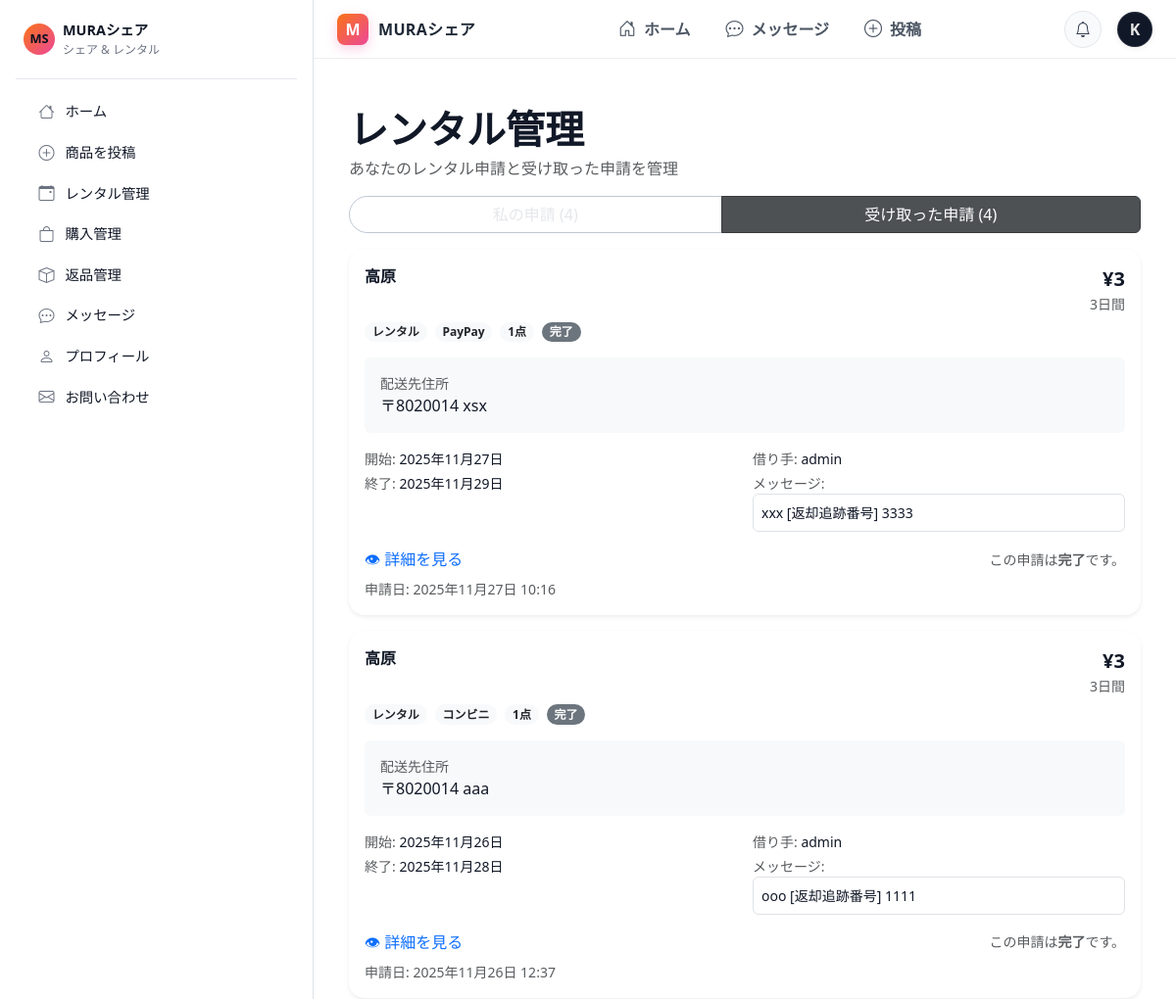
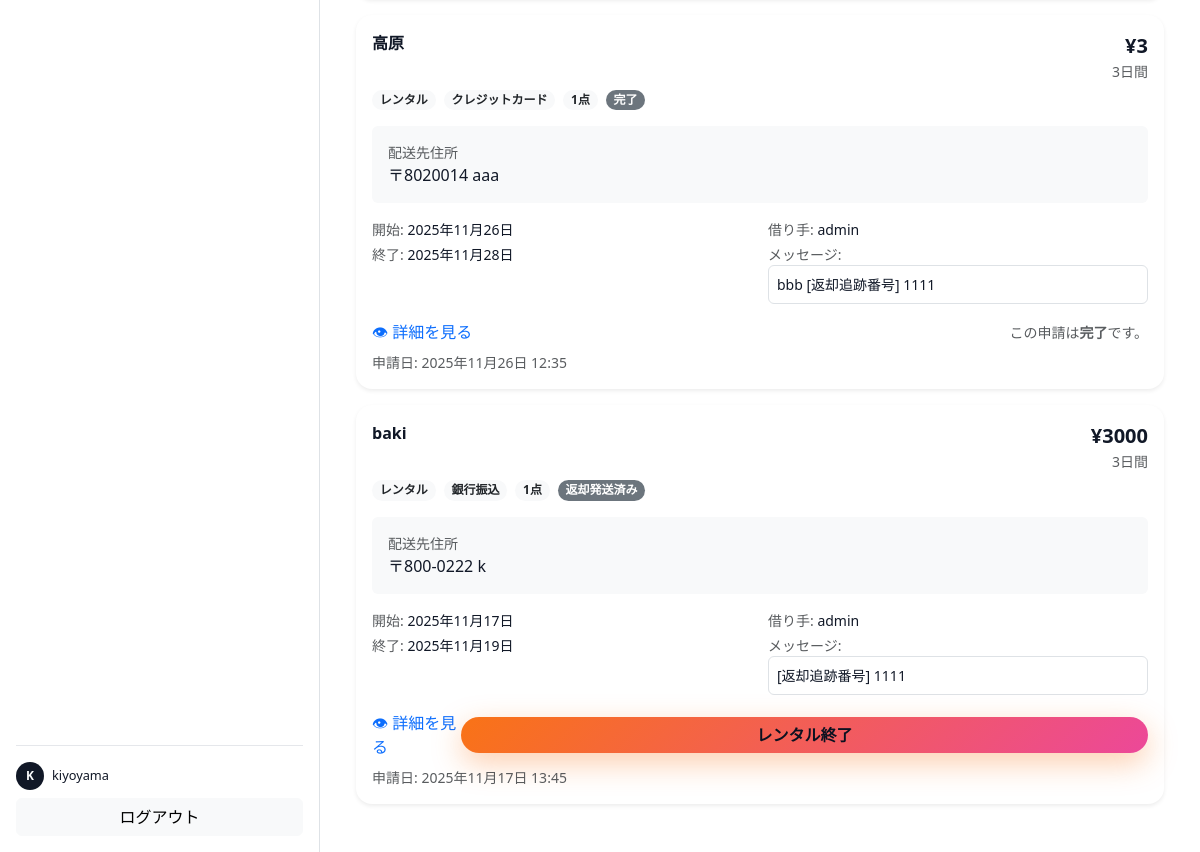
The page /rentals/manage/ (signed in) on the database as committed earlier (2 pictures, top to bottom).
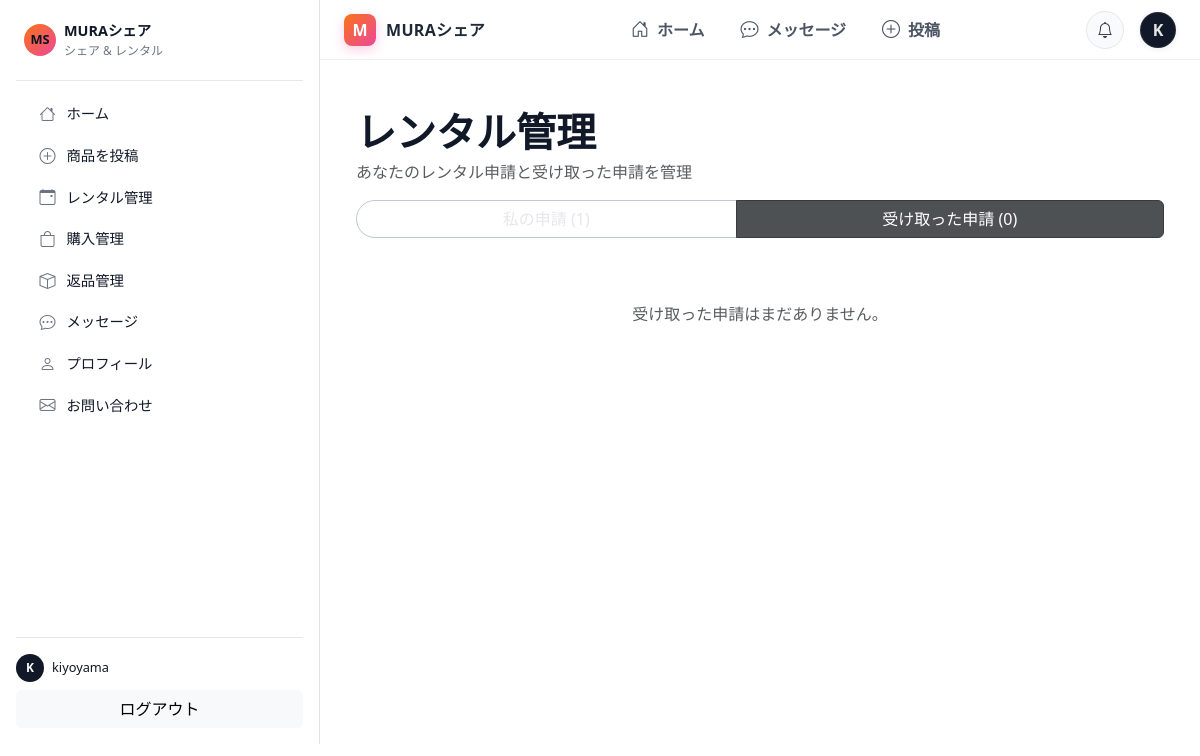
The same page on the database as committed later.
### marketplace/models.py (models this page shows, shortened)
class RentalApplication(models.Model):
    class OrderType(models.TextChoices):
        RENTAL = 'rental', 'レンタル'
        PURCHASE = 'purchase', '購入'
    class Status(models.TextChoices):
        PENDING         = 'pending',        '申請中'
        APPROVED        = 'approved',       '承認済み'      # ← 表示名はお好みで
        SHIPPED         = 'shipped',        '発送済み'      # ← 追加
        RECEIVED        = 'received',       '受取完了'      # ← 将来用（借り手確認）
        RETURN_SHIPPED  = 'return_shipped', '返却発送済み'  # ← 将来用（借り手返送）
        COMPLETED       = 'completed',      '完了'          # ← 将来用（出品者確認）
        REJECTED        = 'rejected',       '却下'
        CANCELLED       = 'cancelled',      'キャンセル'
    product = models.ForeignKey('marketplace.Product',
                                on_delete=models.CASCADE,
                                related_name='applications')
    owner   = models.ForeignKey(settings.AUTH_USER_MODEL,
                                on_delete=models.CASCADE,
                                related_name='received_applications')
    renter  = models.ForeignKey(settings.AUTH_USER_MODEL,
                                on_delete=models.CASCADE,
                                related_name='sent_applications')
    order_type = models.CharField(max_length=10, choices=OrderType.choices)
    quantity   = models.PositiveIntegerField(default=1)
    start_date = models.DateField(blank=True, null=True)
    end_date   = models.DateField(blank=True, null=True)
    postal_code = models.CharField(max_length=20, blank=True)
    address     = models.CharField(max_length=255, blank=True)
    PAYMENT_CHOICES = [
        ('card',        'クレジットカード'),
        ('convenience', 'コンビニ'),
        ('paypay',      'PayPay'),
        ('bank',        '銀行振込'),
    ]
    payment_method = models.CharField(max_length=20, choices=PAYMENT_CHOICES)
    message        = models.TextField(blank=True)
    tracking_number = models.CharField(max_length=50, blank=True, default="")
    status     = models.CharField(max_length=20, choices=Status.choices, default=Status.PENDING)
    created_at = models.DateTimeField(auto_now_add=True)
    class Meta:
        ordering = ['-created_at']

class Product(models.Model):
    class Status(models.IntegerChoices):
        DRAFT    = 0, "下書き"
        LISTED   = 1, "出品中"
        RENTED   = 2, "貸出中"
        SOLD     = 3, "販売済"
        ARCHIVED = 9, "アーカイブ"
    class Availability(models.TextChoices):
        RENTAL_ONLY   = "レンタルのみ", "レンタルのみ"
        SALE_ONLY     = "販売のみ", "販売のみ"
        BOTH          = "レンタル・販売両方", "レンタル・販売両方"
    owner = models.ForeignKey(User, on_delete=models.CASCADE, related_name="products")
    title = models.CharField(max_length=120)
    description = models.TextField(blank=True)
    category = models.CharField(max_length=60)
    availability_type = models.CharField(
        max_length=20,
        choices=Availability.choices,
        default=Availability.BOTH,
    )
    price_per_day = models.PositiveIntegerField(null=True, blank=True)  # レンタル1日あたり
    price_buy = models.PositiveIntegerField(null=True, blank=True)      # 販売価格
    min_rental_days = models.PositiveIntegerField(default=1)
    max_rental_days = models.PositiveIntegerField(default=30)
    stock_quantity = models.PositiveIntegerField(default=1)
    available_quantity = models.PositiveIntegerField(default=1)
    condition = models.CharField(max_length=30, blank=True)
    owner_notes = models.TextField(blank=True)
    status = models.IntegerField(choices=Status.choices, default=Status.LISTED)
    created_at = models.DateTimeField(auto_now_add=True)

### frontend/views.py (the view)
# urls.py: path("rentals/manage/", views.rental_manage, name="rental_manage"),
@login_required
def rental_manage(request):
    apps = list(RentalApplication.objects.filter(owner=request.user).select_related("product","renter").order_by("-created_at"))
    for a in apps:
        a.calc_days = None
        a.calc_price = None
        if a.order_type == RentalApplication.OrderType.RENTAL and a.start_date and a.end_date:
            a.calc_days = (a.end_date - a.start_date).days + 1
            daily = getattr(a.product, "price_per_day", 0) or 0
            a.calc_price = daily * (a.calc_days or 0) * (a.quantity or 1)
        elif a.order_type == RentalApplication.OrderType.PURCHASE:
            price_buy = getattr(a.product, "price_buy", 0) or 0
            a.calc_price = price_buy * (a.quantity or 1)
    ctx = {
        "applications": apps,
        "active_tab": "received",
        "received_count": len(apps),
        "mine_count": RentalApplication.objects.filter(renter=request.user).count(),
    }
    return render(request, "frontend/rentals/manage.html", ctx)

### templates/frontend/rentals/manage.html (shortened to what the changed rows need)
{% extends "base.html" %}
{% load humanize %}
{% block content %}
<div class="container-xxl py-4">
  <h1 class="fw-bold mb-1">レンタル管理</h1>
  <div class="text-muted mb-3">あなたのレンタル申請と受け取った申請を管理</div>
  <div class="btn-group w-100 mb-3" role="group">
    <a class="btn btn-outline-secondary {% if active_tab != 'received' %}active{% endif %}"
       href="{% url 'frontend:my_applications' %}">
      私の申請 ({{ mine_count|default:0 }})
    </a>
    <a class="btn btn-dark {% if active_tab == 'received' %}active{% endif %}"
       href="{% url 'frontend:rental_manage' %}">
      受け取った申請 ({{ received_count|default:0 }})
    </a>
  </div>
  {% if applications %}
    <div class="vstack gap-3">
      {% for a in applications %}
        <div class="card border-0 shadow-sm">
          <div class="card-body">
            <div class="d-flex justify-content-between align-items-start">
              <div class="fw-semibold">{{ a.product.title }}</div>
              <div class="text-end">
                {% if a.calc_price %}
                  <div class="fs-5 fw-bold">¥{{ a.calc_price|intcomma }}</div>
                {% endif %}
                {% if a.calc_days %}
                  <div class="text-muted small">{{ a.calc_days }}日間</div>
                {% endif %}
              </div>
            </div>
            <div class="d-flex flex-wrap align-items-center gap-2 mt-2">
              <span class="badge bg-light text-dark">{{ a.get_order_type_display }}</span>
              {% if a.payment_method %}
                <span class="badge bg-light text-dark">{{ a.get_payment_method_display }}</span>
              {% endif %}
              <span class="badge bg-light text-dark">{{ a.quantity|default:1 }}点</span>
              <span class="badge bg-secondary">{{ a.get_status_display|default:a.status }}</span>
            </div>
            <div class="bg-light rounded-2 p-3 my-3">
              <div class="small text-muted">配送先住所</div>
              <div>〒{{ a.postal_code }} {{ a.address }}</div>
            </div>
            <div class="row g-3">
              <div class="col-md-6 small">
                <div class="mb-1">
                  <span class="text-muted">開始:</span>
                  {% if a.start_date %}{{ a.start_date|date:"Y年n月j日" }}{% else %}-{% endif %}
                </div>
                <div>
                  <span class="text-muted">終了:</span>
                  {% if a.end_date %}{{ a.end_date|date:"Y年n月j日" }}{% else %}-{% endif %}
                </div>
              </div>
              <div class="col-md-6 small">
                <div class="mb-1"><span class="text-muted">借り手:</span> {{ a.renter.email|default:a.renter.username }}</div>
                {% if a.message %}
                  <div class="text-muted">メッセージ:</div>
                  <div class="border rounded p-2 bg-white">{{ a.message }}</div>
                {% endif %}
              </div>
            </div>
            <div class="d-flex justify-content-between align-items-center mt-3">
              <a class="text-decoration-none" href="{% url 'frontend:product_detail' a.product_id %}">👁 詳細を見る</a>
              {% with s=a.status|lower %}
                {% if s == 'pending' %}
                  <div class="d-flex gap-2">
                    <form method="post" action="{% url 'frontend:rental_app_approve' a.id %}">
                      {% csrf_token %}
                      <button class="btn btn-success">承認する</button>
                    </form>
                    <form method="post" action="{% url 'frontend:rental_app_reject' a.id %}">
                      {% csrf_token %}
                      <button class="btn btn-outline-danger">却下する</button>
                    </form>
                  </div>
                {% elif s == 'shipped' %}
                  <div class="text-muted small">
                    出品者発送済み。追跡番号：
                    <strong>{{ a.tracking_number|default:"-" }}</strong>
                  </div>
                {% elif s == 'return_shipped' %}
                  <form method="post" action="{% url 'frontend:rental_app_confirm_return' a.id %}" class="w-100">
                    <button class="btn btn-primary w-100">レンタル終了</button>
                  </form>
                {% else %}
                  <div class="text-muted small">この申請は<strong>{{ a.get_status_display|default:a.status }}</strong>です。</div>
                {% endif %}
              {% endwith %}
            </div>
            <div class="text-muted small mt-2">申請日: {{ a.created_at|date:"Y年n月j日 H:i" }}</div>
          </div>
        </div>
      {% endfor %}
    </div>
  {% else %}
    <div class="text-center text-muted py-5">受け取った申請はまだありません。</div>
  {% endif %}
</div>
{% endblock %}

Rows that differ between the two databases and show on the page:
removed RentalApplication: product "高原", calc_price "3", calc_days "3", order_type "レンタル", payment_method "PayPay", quantity "1", status "完了", postal_code "8020014", address "xsx", start_date "2025年11月27日", end_date "2025年11月29日", renter.email "admin", message "xxx [返却追跡番号] 3333", created_at "2025年11月27日 10:16"
removed RentalApplication: product "高原", calc_price "3", calc_days "3", order_type "レンタル", payment_method "コンビニ", quantity "1", status "完了", postal_code "8020014", address "aaa", start_date "2025年11月26日", end_date "2025年11月28日", renter.email "admin", message "ooo [返却追跡番号] 1111", created_at "2025年11月26日 12:37"
removed RentalApplication: product "高原", calc_price "3", calc_days "3", order_type "レンタル", payment_method "クレジットカード", quantity "1", status "完了", postal_code "8020014", address "aaa", start_date "2025年11月26日", end_date "2025年11月28日", renter.email "admin", message "bbb [返却追跡番号] 1111", created_at "2025年11月26日 12:35"
removed RentalApplication: product "baki", calc_price "3000", calc_days "3", order_type "レンタル", payment_method "銀行振込", quantity "1", status "返却発送済み", postal_code "800-0222", address "k", start_date "2025年11月17日", end_date "2025年11月19日", renter.email "admin", message "[返却追跡番号] 1111", shows "レンタル終了", created_at "2025年11月17日 13:45"
Other text that changed with them:
{{ mine_count|default:0 }}: "4" → "1"
{{ received_count|default:0 }}: "4" → "0"
text now shown: "受け取った申請はまだありません。"
